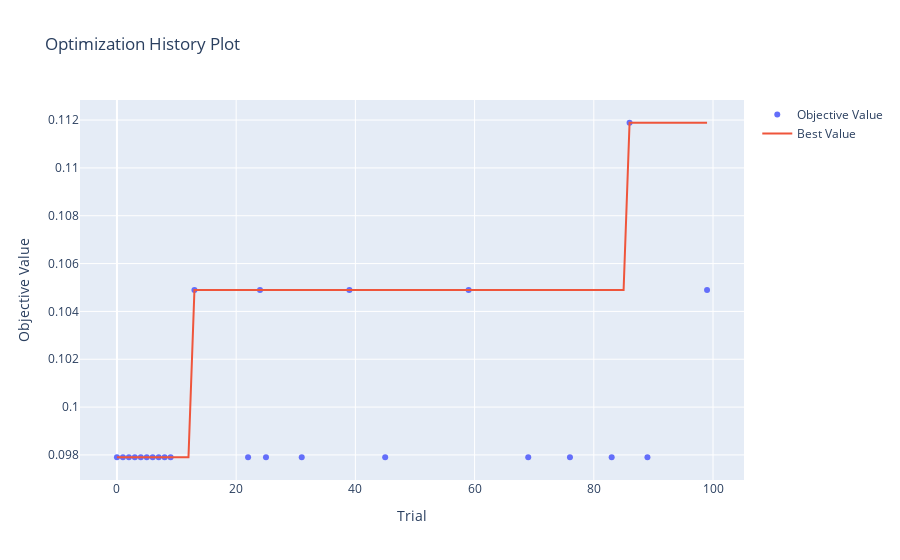

The code cell stored with this chart in its notebook:
### Code cell
plot_optimization_history(study_1)
